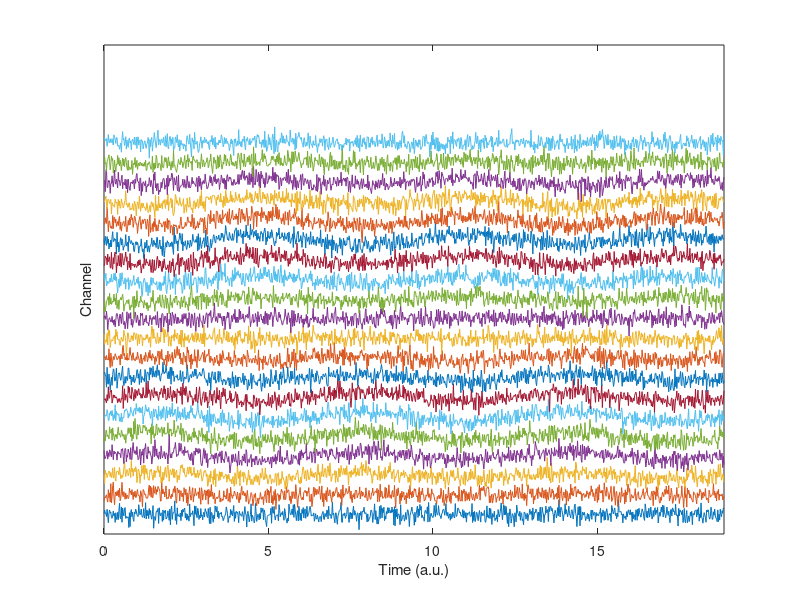
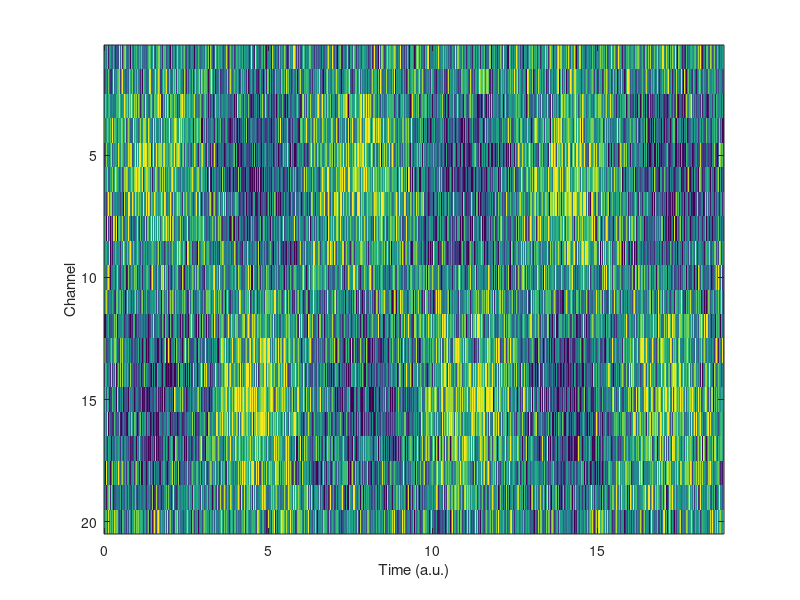
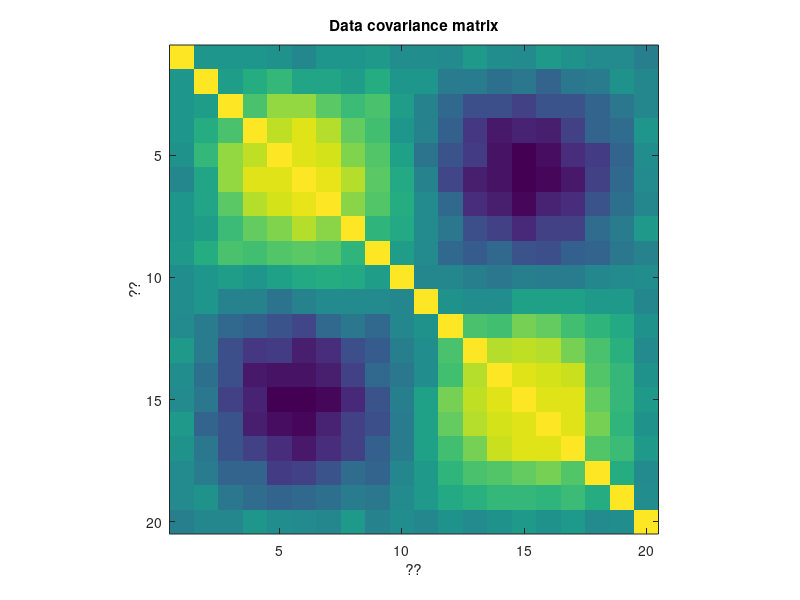
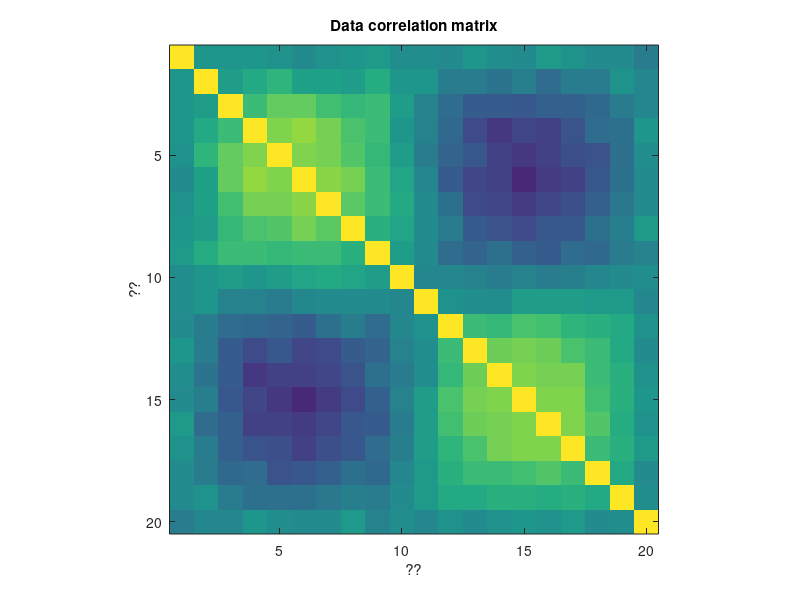

These figures' MATLAB source, in order:
%%
%   COURSE: Master statistics and machine learning: intuition, math, code										
%      URL: udemy.com/course/statsml_x/?couponCode=202006 
% 
%  SECTION: Correlation
%    VIDEO: Correlation matrix
% 
%  TEACHER: Mike X Cohen, sincxpress.com
%

%%

% a clear MATLAB workspace is a clear mental workspace
close all; clear; clc
pkg load statistics % load Octave stats package

%% simulate data

% simulation parameters
N = 1000;     % time points
M =   20;     % channels

% time vector (radian units)
t = linspace(0,6*pi,N);

% relationship across channels (imposing covariance)
chanrel = sin(linspace(0,2*pi,M))';

% create the data
data = bsxfun(@times,repmat( sin(t),M,1 ),chanrel);
data = data + randn(M,N);

% two ways of visualizing the multichannel data
figure(1), clf
plot(t,bsxfun(@plus,data,(1:M)'*4))
set(gca,'ytick',[],'xlim',t([1 end]))
xlabel('Time (a.u.)')
ylabel('Channel')

figure(2), clf
imagesc(t,[],data)
xlabel('Time (a.u.)')
ylabel('Channel')
set(gca,'clim',[-1 1]*2)

%% now compute the covariance matrix

% note the size of the output!
dataCovMat = cov(data');

figure(3), clf
imagesc(dataCovMat)
axis image
set(gca,'clim',[-1 1]*.5)
title('Data covariance matrix')
xlabel('??')
ylabel('??')

%% and now the correlation matrix

% note the size of the output!
dataCorrMat = corrcoef(data');

figure(4), clf
imagesc(dataCorrMat)
axis image
set(gca,'clim',[-1 1]*.5)
title('Data correlation matrix')
xlabel('??')
ylabel('??')

%% done.
